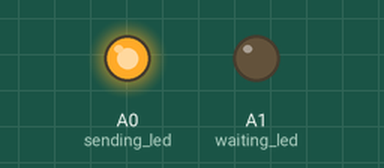
Bench run of a sketch on a simulated Arduino Uno, built with avr-gcc and run on an emulated ATmega328P. Parts: output pins drawn as LEDs (lit = HIGH). No radio packets arrive unless stated; what the sketch prints to the serial monitor is not drawn.

Above: at 0.15 s.
At 2.7 s:
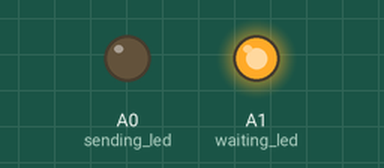
Timing chart, 0 to 6.9 s (numbered marks = the images above):
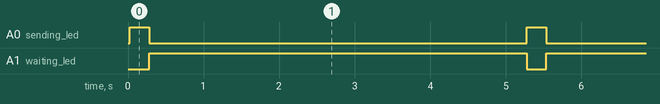

The sketch:

rfm95-lora-sender.ino
```cpp
//Transfer
#include <SPI.h>
#include <LoRa.h>

//define the pins used by the transceiver module

#define sending_led A0
#define waiting_led A1

#define ss 10
#define rst 5
#define dio0 2

int counter = 0;

void setup() {
  //initialize Serial Monitor
  Serial.begin(115200);

  pinMode(sending_led, OUTPUT);
  pinMode(waiting_led, OUTPUT);

  //setup LoRa transceiver module
  LoRa.setPins(ss, rst, dio0);

  //replace the LoRa.begin(---E-) argument with your location's frequency
  //433E6 for Asia
  //866E6 for Europe
  //915E6 for North America
  while (!LoRa.begin(866E6)) {
    Serial.println(".");
    delay(500);
  }
   // Change sync word (0xF3) to match the receiver
  // The sync word assures you don't get LoRa messages from other LoRa transceivers
  // ranges from 0-0xFF
  LoRa.setSyncWord(0xF3);
  Serial.println("LoRa Initializing OK!");
}

void loop() {

  Serial.print("Sending packet: ");
  Serial.println(counter);
  digitalWrite(sending_led, 1);
  digitalWrite(waiting_led, 0);
  delay(200);


  //Send LoRa packet to receiver
  LoRa.beginPacket();
  LoRa.print("hello ");
  LoRa.print(counter);
  LoRa.endPacket();

  counter++;

  digitalWrite(sending_led, 0);
  digitalWrite(waiting_led, 1);
  delay(5000);
}
```

Measured:
- by itself, A0 (sending_led): alternates HIGH for 0.26 s and LOW for 5.0 s
- by itself, A1 (waiting_led): alternates HIGH for 5.0 s and LOW for 0.26 s
